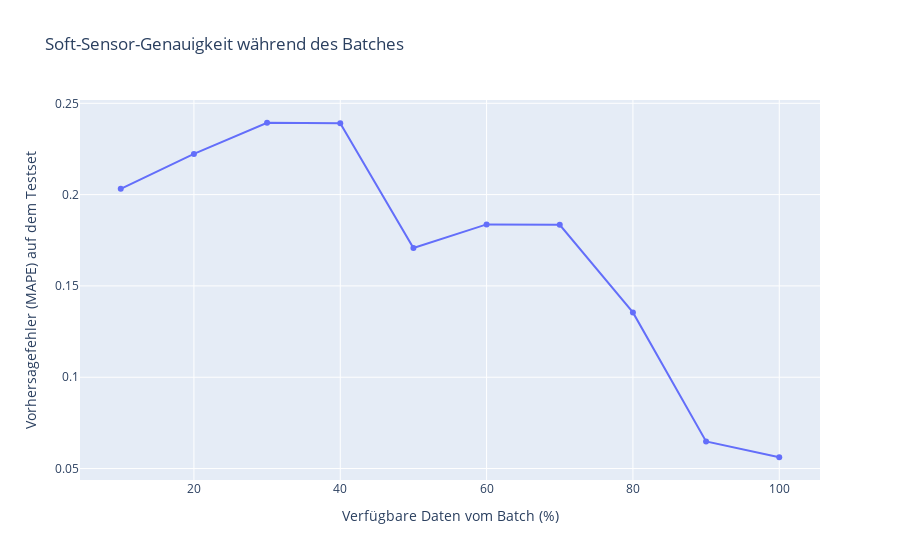

This figure's notebook cell:
### Code cell
# EVALUIERUNG


# 1. Lade das beste Modell, das während des Trainings gespeichert wurde
print("Lade das beste gespeicherte Modell 'best_model.keras'...")
best_model = load_model("best_model.keras")
print("Modell geladen.")

# 2. Definiere die Schritte für die Evaluierung (z.B. in 10%-Schritten)
evaluation_points = np.linspace(0.1, 1.0, 10)  # 10%, 20%, ..., 100%
timesteps = X_test_scaled.shape[1]  # 140
mae_per_step = []

print(
    "\nStarte die Evaluierung der Vorhersagegenauigkeit in Abhängigkeit vom Batch-Fortschritt..."
)

for progress in evaluation_points:
    # Berechne, wie viele Zeitschritte dem aktuellen Fortschritt entsprechen
    current_timesteps = int(timesteps * progress)

    # Erstelle eine temporäre, verkürzte Version des Testsets
    X_test_partial = X_test_scaled[:, :current_timesteps, :]

    # Padde die Sequenzen von vorne mit Nullen, damit sie die volle Länge haben
    # Das ist wichtig, da das LSTM eine feste Input-Länge erwartet.
    # 'pre'-padding ist üblich für Zeitreihen.
    X_test_padded = pad_sequences(
        X_test_partial,
        maxlen=timesteps,
        dtype="float32",
        padding="pre",
        truncating="pre",
    )

    # Mache Vorhersagen mit dem Modell auf den (skalierten) gepaddeten Daten
    y_pred_scaled = best_model.predict(X_test_padded)

    # Rück-Transformation der Vorhersagen und der wahren Werte in die Originalskala
    y_pred = scaler_y.inverse_transform(y_pred_scaled)
    y_true = scaler_y.inverse_transform(
        y_test_scaled
    )  # y_test_scaled sind die Targets für X_test_scaled

    # Berechne den Mean Absolute Error für diesen Fortschrittsschritt
    mae = mean_absolute_percentage_error(y_true, y_pred)
    mae_per_step.append(mae)

    print(
        f"Fortschritt: {progress*100:.0f}% ({current_timesteps} Zeitschritte) -> MAE: {mae:.4f}"
    )

print("\nEvaluierung abgeschlossen.")


# 3. Visualisierung des Ergebnisses
eval_df = pd.DataFrame(
    {
        "Batch-Fortschritt (%)": evaluation_points * 100,
        "Mean Absolute Percent Error (MAPE)": mae_per_step,
    }
)

fig_eval = px.line(
    eval_df,
    x="Batch-Fortschritt (%)",
    y="Mean Absolute Percent Error (MAPE)",
    title="Soft-Sensor-Genauigkeit während des Batches",
    markers=True,
)

fig_eval.update_layout(
    yaxis_title="Vorhersagefehler (MAPE) auf dem Testset",
    xaxis_title="Verfügbare Daten vom Batch (%)",
)
fig_eval.show()

### Figure 1 — Plotly figure (JSON) as saved in the notebook; plotly's stock layout.template omitted (floating-point values rounded to 4 significant figures)
{"data": [{"hovertemplate": "Batch-Fortschritt (%)=%{x}<br>Mean Absolute Percent Error (MAPE)=%{y}<extra></extra>", "legendgroup": "", "line": {"color": "#636efa", "dash": "solid"}, "marker": {"symbol": "circle"}, "mode": "lines+markers", "name": "", "orientation": "v", "showlegend": false, "type": "scatter", "x": [10.0, 20.0, 30.0, 40.0, 50.0, 60.0, 70.0, 80.0, 90.0, 100.0], "xaxis": "x", "y": [0.2032, 0.2223, 0.2394, 0.2391, 0.1708, 0.1837, 0.1835, 0.1355, 0.06482, 0.05619], "yaxis": "y"}], "layout": {"legend": {"tracegroupgap": 0}, "title": {"text": "Soft-Sensor-Genauigkeit während des Batches"}, "xaxis": {"anchor": "y", "domain": [0, 1], "title": {"text": "Verfügbare Daten vom Batch (%)"}}, "yaxis": {"anchor": "x", "domain": [0, 1], "title": {"text": "Vorhersagefehler (MAPE) auf dem Testset"}}}}
